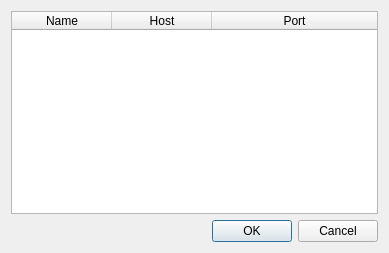
<?xml version="1.0" encoding="UTF-8"?>
<ui version="4.0">
 <class>FavoritesDialog</class>
 <widget class="QDialog" name="FavoritesDialog">
  <property name="geometry">
   <rect>
    <x>0</x>
    <y>0</y>
    <width>389</width>
    <height>253</height>
   </rect>
  </property>
  <property name="windowTitle">
   <string>Dialog</string>
  </property>
  <layout class="QVBoxLayout" name="verticalLayout">
   <item>
    <widget class="QTableWidget" name="favoritesTable">
     <property name="contextMenuPolicy">
      <enum>Qt::ActionsContextMenu</enum>
     </property>
     <attribute name="horizontalHeaderStretchLastSection">
      <bool>true</bool>
     </attribute>
     <attribute name="verticalHeaderVisible">
      <bool>false</bool>
     </attribute>
     <column>
      <property name="text">
       <string>Name</string>
      </property>
     </column>
     <column>
      <property name="text">
       <string>Host</string>
      </property>
     </column>
     <column>
      <property name="text">
       <string>Port</string>
      </property>
     </column>
    </widget>
   </item>
   <item>
    <widget class="QDialogButtonBox" name="buttonBox">
     <property name="orientation">
      <enum>Qt::Horizontal</enum>
     </property>
     <property name="standardButtons">
      <set>QDialogButtonBox::Cancel|QDialogButtonBox::Ok</set>
     </property>
    </widget>
   </item>
  </layout>
  <action name="actionDelete">
   <property name="text">
    <string>Delete</string>
   </property>
  </action>
  <action name="actionAdd">
   <property name="text">
    <string>Add</string>
   </property>
  </action>
 </widget>
 <resources/>
 <connections>
  <connection>
   <sender>buttonBox</sender>
   <signal>accepted()</signal>
   <receiver>FavoritesDialog</receiver>
   <slot>accept()</slot>
   <hints>
    <hint type="sourcelabel">
     <x>248</x>
     <y>254</y>
    </hint>
    <hint type="destinationlabel">
     <x>157</x>
     <y>274</y>
    </hint>
   </hints>
  </connection>
  <connection>
   <sender>buttonBox</sender>
   <signal>rejected()</signal>
   <receiver>FavoritesDialog</receiver>
   <slot>reject()</slot>
   <hints>
    <hint type="sourcelabel">
     <x>316</x>
     <y>260</y>
    </hint>
    <hint type="destinationlabel">
     <x>286</x>
     <y>274</y>
    </hint>
   </hints>
  </connection>
 </connections>
</ui>
